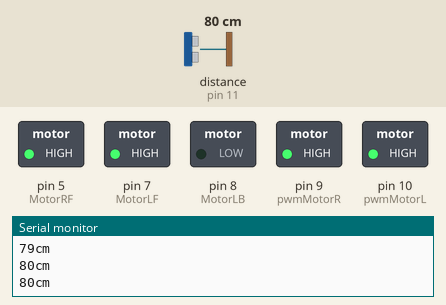
A sketch run on a simulated Arduino Uno, built with avr-gcc and run on an emulated ATmega328P. On the bench: switched loads named in the sketch (green lamp = pin HIGH), the last lines printed to the serial monitor. Wiring (inferred from the names in the program): ultrasonic range finder: trigger pin 12; echo pin 11. The test bench sets the inputs (shaded band); at power-on: distance to the obstacle (sensor on pin 11) 80 cm. The echo pulse lasts 58.3 µs per cm; pins used as bus, display or sensor lines are not drawn.

Above: at 1.3 s.
1.4 s: distance to the obstacle (sensor on pin 11) set to 33 cm
2.9 s: distance to the obstacle (sensor on pin 11) set to 26 cm
At 3.8 s:
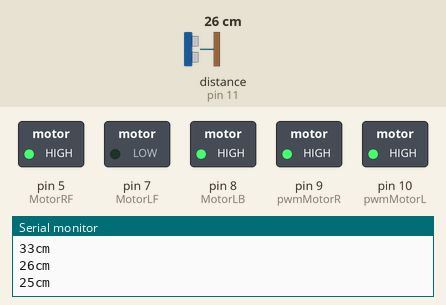
4.5 s: distance to the obstacle (sensor on pin 11) set to 35 cm
At 5.2 s:
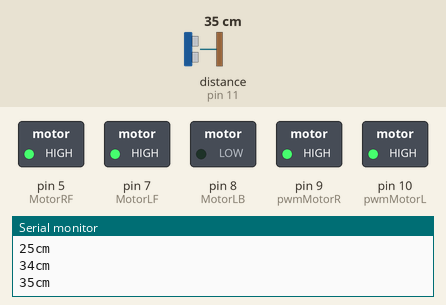
6.0 s: distance to the obstacle (sensor on pin 11) set to 2 cm
At 6.6 s:
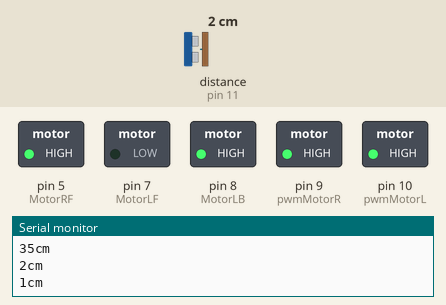
Timing chart, 0 to 8.5 s (numbered marks = the images above; inputs shaded):
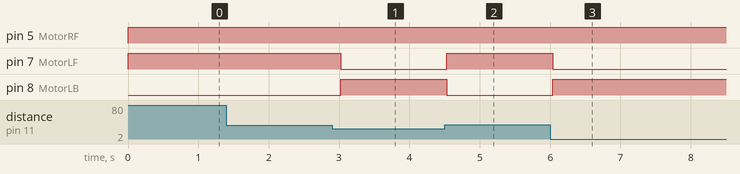

The sketch:

ultrasonic_code.ino
```cpp
/*
 HC-SR04 Ping distance sensor]
 VCC to arduino 5v GND to arduino GND
 Echo to Arduino pin 13 Trig to Arduino pin 12
 Red POS to Arduino pin 11
 Green POS to Arduino pin 10
 560 ohm resistor to both LED NEG and GRD power rail
 More info at: http://goo.gl/kJ8Gl
 Original code improvements to the Ping sketch sourced from Trollmaker.com
 Some code and wiring inspired by http://en.wikiversity.org/wiki/User:Dstaub/robotcar
 */

#define pwmMotorL 10
#define pwmMotorR 9

#define MotorLB 8
#define MotorLF 7
#define MotorRB 6 //plus is forward back is minus
#define MotorRF 5

#define trigPin 12 //George
#define echoPin 11 //George
#define USGnd 4 //George
#define USVcc 3 //George

void setup() {
  Serial.begin (9600);
  pinMode(trigPin,OUTPUT);
  pinMode(echoPin,INPUT);
  pinMode(MotorLF,OUTPUT);
  pinMode(MotorRF,OUTPUT);
  pinMode(MotorLB,OUTPUT);
  pinMode(MotorRF,OUTPUT);
  pinMode(pwmMotorL,OUTPUT);
  pinMode(pwmMotorR,OUTPUT);
  pinMode(USGnd,OUTPUT);
  pinMode(USVcc,OUTPUT);
  digitalWrite(USGnd,LOW);
  digitalWrite(USVcc,HIGH);
  digitalWrite(pwmMotorL,170);
  digitalWrite(pwmMotorR,170);

}

int cm = 1; // centimeters
int in = cm/2.54; // inches
int ft = in/12; // feet

void loop() {
  long duration, distance;
  digitalWrite(trigPin, LOW);  // Added this line
  delayMicroseconds(2); // Added this line
  digitalWrite(trigPin, HIGH);
//  delayMicroseconds(1000); - Removed this line
  delayMicroseconds(10); // Added this line
  digitalWrite(trigPin, LOW);
  duration = pulseIn(echoPin, HIGH);
  distance = (duration/2) / 29.1;
  if (distance <30*cm) {  // This is where the LED On/Off happens
     // When the Red condition is met, the Green LED should turn off
    digitalWrite(MotorLF,LOW);
    digitalWrite(MotorRF,HIGH);
    digitalWrite(MotorLB,HIGH);
    digitalWrite(MotorRB,LOW);

}
  else {

    digitalWrite(MotorLF,HIGH);
    digitalWrite(MotorRF,HIGH);
    digitalWrite(MotorRB,LOW);
    digitalWrite(MotorLB,LOW);
  }
  if (distance >= 200*cm || distance <= 0*cm){
    Serial.println("Out of range");
  }
  else {
    Serial.print(distance);
    Serial.println("cm");
  }
  delay(500);
}
```

Measured:
- the behaviour switches between 30 and 29 cm on distance to the obstacle (sensor on pin 11) (found by bisection; images 0 and 1)
- after the input at 2.9 s, pin 7 (MotorLF): HIGH → LOW after 0.13 s; pin 8 (MotorLB): LOW → HIGH after 0.13 s
- after the input at 4.5 s, pin 7 (MotorLF): LOW → HIGH at once; pin 8 (MotorLB): HIGH → LOW at once
- after the input at 6.0 s, pin 7 (MotorLF): HIGH → LOW at once; pin 8 (MotorLB): LOW → HIGH at once
